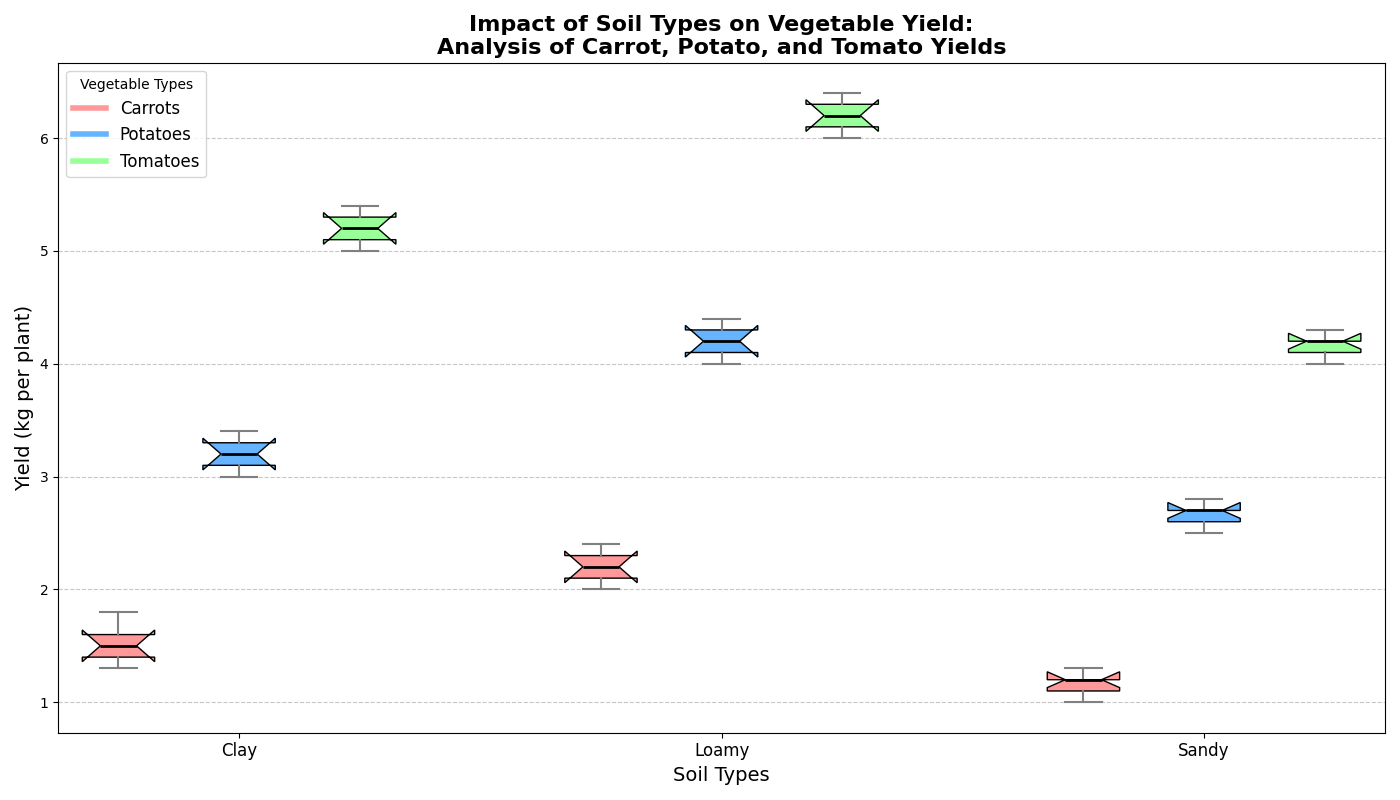

Source code (Python):
import matplotlib.pyplot as plt
import numpy as np

# Backstory: Analyzing the Impact of Different Soil Types on Vegetable Yield
# Here, we study how various soil types (Clay, Loamy, Sandy) affect the yield (in kg per plant) of three vegetables: Carrots, Potatoes, and Tomatoes.

vegetables = ['Carrots', 'Potatoes', 'Tomatoes']
soil_types = ['Clay', 'Loamy', 'Sandy']

# Yield data in kg per plant for each vegetable in different soil types
carrots_yield = [
    [1.3, 1.5, 1.6, 1.8, 1.4],  # Clay
    [2.0, 2.2, 2.1, 2.3, 2.4],  # Loamy
    [1.0, 1.2, 1.1, 1.3, 1.2]   # Sandy
]

potatoes_yield = [
    [3.0, 3.2, 3.3, 3.4, 3.1],  # Clay
    [4.0, 4.2, 4.1, 4.3, 4.4],  # Loamy
    [2.5, 2.7, 2.6, 2.8, 2.7]   # Sandy
]

tomatoes_yield = [
    [5.0, 5.3, 5.1, 5.4, 5.2],  # Clay
    [6.0, 6.3, 6.1, 6.4, 6.2],  # Loamy
    [4.0, 4.2, 4.1, 4.3, 4.2]   # Sandy
]

# Aggregate the data
data = [carrots_yield, potatoes_yield, tomatoes_yield]

# Plot configuration
fig, ax = plt.subplots(figsize=(14, 8))

# Create a box plot for each vegetable
positions = np.array(range(len(soil_types))) * 4
for i, yields in enumerate(data):
    pos = positions + i
    bp = ax.boxplot(yields, positions=pos, widths=0.6, patch_artist=True, notch=True)

    # Color each box according to its vegetable type
    colors = ['#ff9999', '#66b3ff', '#99ff99']
    for patch, color in zip(bp['boxes'], [colors[i]] * len(soil_types)):
        patch.set_facecolor(color)

    # Customize the whiskers, caps, and medians
    for whisker in bp['whiskers']:
        whisker.set(color='gray', linewidth=1.5)
    for cap in bp['caps']:
        cap.set(color='gray', linewidth=1.5)
    for median in bp['medians']:
        median.set(color='black', linewidth=2)

# Set x-ticks to position in the middle of the boxplot groups
ax.set_xticks(positions + 1)
ax.set_xticklabels(soil_types, fontsize=12)

# Labels and Title
ax.set_title("Impact of Soil Types on Vegetable Yield:\nAnalysis of Carrot, Potato, and Tomato Yields", fontsize=16, fontweight='bold')
ax.set_ylabel("Yield (kg per plant)", fontsize=14)
ax.set_xlabel("Soil Types", fontsize=14)

# Grid customization
ax.grid(axis='y', linestyle='--', alpha=0.7)

# Legend indicating vegetable types
handles = [plt.Line2D([0], [0], color=color, lw=4) for color in colors]
ax.legend(handles, vegetables, title='Vegetable Types', loc='upper left', fontsize=12)

# Automatically adjust layout to prevent overlap
plt.tight_layout()

# Display the plot
plt.show()
